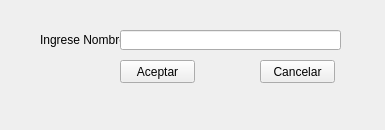
<?xml version="1.0" encoding="UTF-8"?>
<ui version="4.0">
 <class>Form</class>
 <widget class="QWidget" name="Form">
  <property name="geometry">
   <rect>
    <x>0</x>
    <y>0</y>
    <width>385</width>
    <height>130</height>
   </rect>
  </property>
  <property name="windowTitle">
   <string>Demo 04 </string>
  </property>
  <widget class="QLabel" name="label">
   <property name="geometry">
    <rect>
     <x>40</x>
     <y>30</y>
     <width>81</width>
     <height>20</height>
    </rect>
   </property>
   <property name="text">
    <string>Ingrese Nombre</string>
   </property>
  </widget>
  <widget class="QPushButton" name="btnAceptar">
   <property name="geometry">
    <rect>
     <x>120</x>
     <y>60</y>
     <width>75</width>
     <height>23</height>
    </rect>
   </property>
   <property name="text">
    <string>Aceptar</string>
   </property>
  </widget>
  <widget class="QPushButton" name="btnCancelar">
   <property name="geometry">
    <rect>
     <x>260</x>
     <y>60</y>
     <width>75</width>
     <height>23</height>
    </rect>
   </property>
   <property name="text">
    <string>Cancelar</string>
   </property>
  </widget>
  <widget class="QLineEdit" name="txtNombre">
   <property name="geometry">
    <rect>
     <x>120</x>
     <y>30</y>
     <width>221</width>
     <height>20</height>
    </rect>
   </property>
  </widget>
 </widget>
 <resources/>
 <connections/>
</ui>
